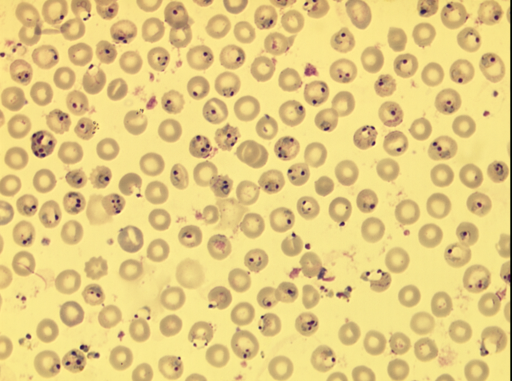
%> input picture a8.tif, 512 x 381 px
$ octave main3_extra.m   (GNU Octave 9; MATLAB toolbox functions it lacks are replaced by stand-ins)
%> lines starting %> are read from the running program, lines starting %| are printed output that depends on the picture; in (x1, y1, x2, y2) boxes, pixels count from 0 and x2, y2 are one past the last pixel; in counts of white or black regions, pixels touching at a corner belong together; the program's own positions count from 1
### generateCoefficients.m

function coefficients = generateCoefficients()
    %generating coefficients
    redChannel = 0;
    blueChannel = 0;
    greenChannel = 0;

    MAX_VALUE = 1;
    iterations = 10;
    coefficients =[];


    for i = (0:iterations)
        if (redChannel + greenChannel + blueChannel < MAX_VALUE)
            coefficients = [coefficients; [redChannel, greenChannel, blueChannel]];
        end
        %1st loop
        for j = (0:iterations)
            greenChannel = greenChannel + 0.1;
                if (redChannel + greenChannel + blueChannel < MAX_VALUE)
                    coefficients = [coefficients; [redChannel, greenChannel, blueChannel]];
                end

                %inner loop
                for s = (0:iterations)
                    blueChannel = blueChannel + 0.1;
                    if (redChannel + greenChannel + blueChannel < MAX_VALUE)
                        coefficients = [coefficients; [redChannel, greenChannel, blueChannel]];
                    end
                end
                blueChannel = 0;
        end

        %2nd loop

        for m = (0:iterations)
            blueChannel = blueChannel + 0.1;
            if (redChannel + greenChannel + blueChannel < MAX_VALUE)
                coefficients = [coefficients; [redChannel, greenChannel, blueChannel]];
            end
        end

        redChannel = redChannel + 0.1;
        greenChannel = 0;
        blueChannel = 0;

    end
end


% histogram calculations
% choose nmax and nmin 255 or 0
% calculate max and min value of current value
%     max of max of i

### bestWeightsWithRms.m
function [bestWeightsWithRms] = bestWeightsWithRms(imgToConvert)
    vals = generateCoefficients();

    bestWeightsWithRms = [];

    rgbImage = imread(imgToConvert);
%> rgbImage is the input picture: size 381x512x3 uint8; mean R, G, B 228.9, 204.1, 131.2

    redChannel = rgbImage(:,:,1); % Red channel
    greenChannel = rgbImage(:,:,2); % Green channel
    blueChannel = rgbImage(:,:,3); % Blue channel
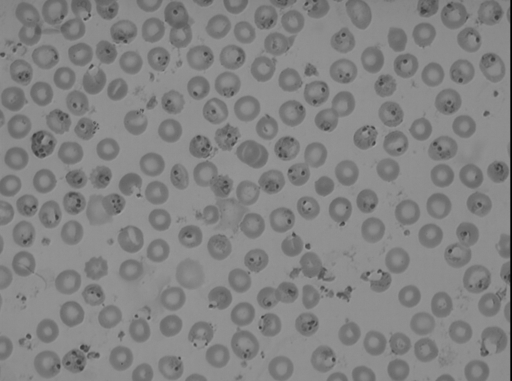
%> blueChannel: size 381x512 uint8; min 0, max 160, mean 131.2


    for i = (1:(size(vals,1)))
        greyScaleImg = vals(i,1) * redChannel + vals (i,2) * greenChannel + vals (i,3) * blueChannel;
        rmsValue = rmsContrast(greyScaleImg);

        bestWeightsWithRms =[bestWeightsWithRms; [rmsValue, vals(i,1), vals(i,2), vals(i,3)]];

    end
%> this loop made 185 passes
%> rmsValue on passes 1, 4, 5: 0, 3.27, 4.25
%> pass 3, in bestWeightsWithRms, `greyScaleImg = vals(i,1) * redChannel + vals (i,2) * greenChannel + va..`:
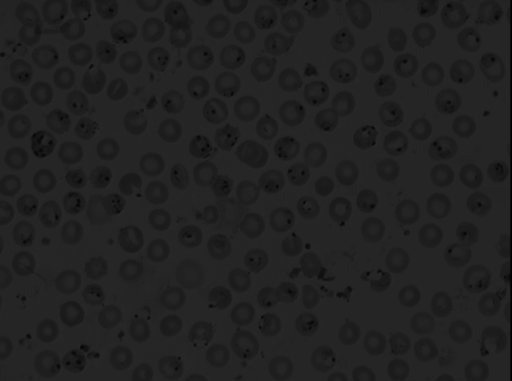
%> greyScaleImg: size 381x512 uint8; min 0, max 41, mean 33.6
%> after the loop, bestWeightsWithRms = 185 rows, first 8: [0 0 0 0; 2.15 0 0.1 0; 2.32 0 0.1 0.1; 3.27 0 0.1 0.2; 4.25 0 0.1 0.3; 5.12 0 0.1 0.4; 6.23 0 0.1 0.5; 6.97 0 0.1 0.6]


    %sorting it out
    bestWeightsWithRms = sortrows(bestWeightsWithRms);
%> bestWeightsWithRms = 185 rows, first 8: [0 0 0 0; 1.43 0.1 0 0; 2.15 0 0.1 0; 2.32 0 0.1 0.1; 2.71 0.2 0 0; 3.27 0 0.1 0.2; 3.55 0 0.2 0; 3.57 0.1 0.1 0]
    bestWeightsWithRms = bestWeightsWithRms(183:185,:);
%> bestWeightsWithRms = [11.77 0.7 0.2 0.1; 11.81 1 0 0; 11.88 0.9 0.1 0]
end

### rmsContrast.m
function RMS = rmsContrast(greyScaleImg)
    greyScaleImgAvg = mean(greyScaleImg(:));

    Isquare = (greyScaleImg - greyScaleImgAvg).^2;
    Isum=sum(sum(Isquare));
    SqrtI = Isum.^0.5;

    [M,N]= size(greyScaleImg);

    RMS = SqrtI / ((M*N).^0.5);
end

### getOptimizedGreyImage.m
function [greyScaleImage,RMS] = getOptimizedGreyImage(img,weightRank)


    imgWeights = bestWeightsWithRms(img);
%> imgWeights = [11.77 0.7 0.2 0.1; 11.81 1 0 0; 11.88 0.9 0.1 0]
    greyScaleImage = getGreyScaleImg(img, imgWeights(weightRank,2:end));
    RMS = imgWeights(weightRank,1);
%> RMS = 11.88


end
%= ans(1,2:end)

### getGreyScaleImg.m
function greyScaleImg = getGreyScaleImg(img,vals)

    img = imread(img);


    redChannel = img(:,:,1); % Red channel
    greenChannel = img(:,:,2); % Green channel
    blueChannel = img(:,:,3); % Blue channel


    greyScaleImg = vals(1) * redChannel + vals (2) * greenChannel + vals (3) * blueChannel;

end

### main3_extra.m
clear all;
close all;
clc;
% use a thresholded image as input (binary image)
I1 = 'a8.tif';       % read image
subplot(2,3,1),imshow(I1),title('Original Image');
% object in the image is represented by white colour
% background is represented by black colour

I2 = getOptimizedGreyImage(I1,3);

I = 255 - I2;                % Invert the image
subplot(2,3,2),imshow(I),title('Inverted Image');
SE = strel('disk',6);     % generate the structuring element
E = imerode(I,SE);          % Perform Erosion Operation
subplot(2,3,3),imshow(E),title('Eroded Image');
D = imdilate(I,SE);          % Perform Dilation Operation
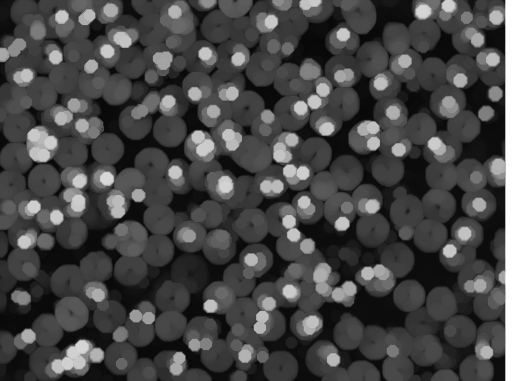
%> D: size 381x512 uint8; min 7, max 255, mean 69.9
subplot(2,3,4),imshow(D),title('Dilated Image');
O = imopen(I,SE);          % Perform Opening Operation
subplot(2,3,5),imshow(O),title('Opened Image');
C = imclose(I,SE);          % Perform Closing Operation
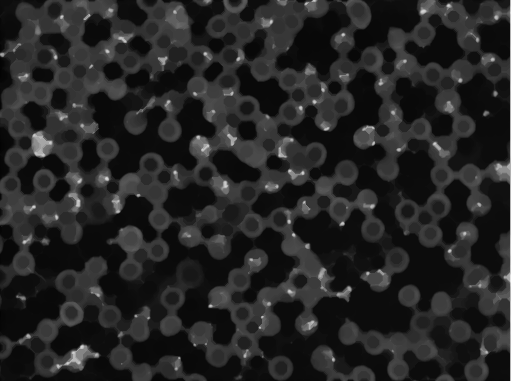
%> C: size 381x512 uint8; min 3, max 255, mean 37.4
subplot(2,3,6),imshow(C),title('Closed Image');


lolz = imopen(O,SE);
lolz2 = imopen(O,SE);
figure, imshow(255 - lolz2),title('opened x3 further');


BW2 = edge(lolz2,'canny');
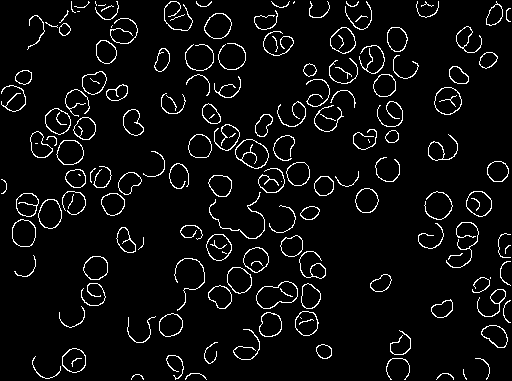
%> BW2: size 381x512 logical; 5.3% white in thin lines or dots


% figure,imshow(BW2),title('edge detection');


SE1 = strel('disk',1);
erodedBW2 = imdilate(BW2,SE1);
%> erodedBW2: size 381x512 logical; 13.7% white in thin lines or dots

figure,imshow(erodedBW2),title('Dilated edge detection');

%labelling


labeledImage = bwlabel(erodedBW2, 8);
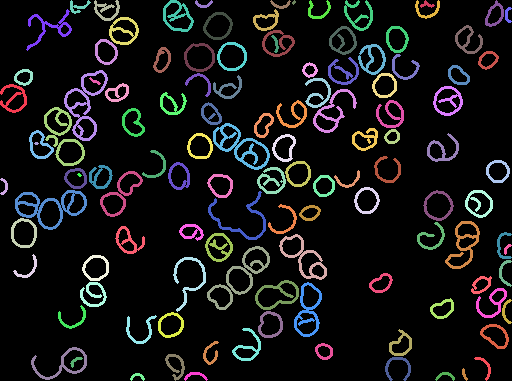
%> labeledImage: size 381x512 double; 119 distinct labels, from 0 to 118; one colour per label, 0 black
% coloredLabels = label2rgb (labeledImage, 'hsv', 'k', 'noshuffle');
% figure,imshow(coloredLabels),title('Labeled Image, from bwlabel()');


captionFontSize = 14;

figure,imshow(I2);
title('Outlines, from bwboundaries()', 'FontSize', captionFontSize);
axis image; % Make sure image is not artificially stretched because of screen's aspect ratio.
hold on;
boundaries = bwboundaries(erodedBW2);
%> boundaries = 249 boundaries; largest, box (x1, y1, x2, y2) and points: (208, 191, 266, 240) 251, (64, 70, 108, 141) 242, (207, 246, 270, 310) 222, (173, 257, 206, 312) 211, (15, 190, 87, 230) 209
numberOfBoundaries = size(boundaries, 1);
%> numberOfBoundaries = 249
for k = 1 : numberOfBoundaries
	thisBoundary = boundaries{k};
	plot(thisBoundary(:,2), thisBoundary(:,1), 'g', 'LineWidth', 1);
end
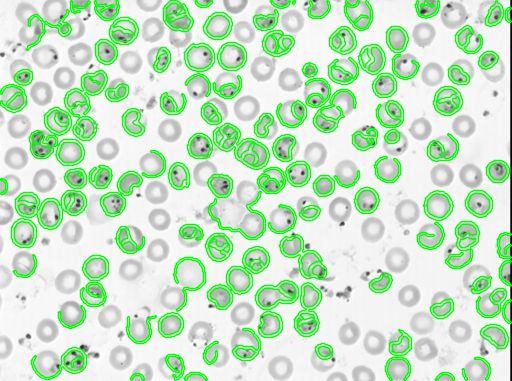
%> figure redrawn from the program's plot data; its title reads 'Outlines, from bwboundaries()'
hold off;

$ run again, with a62.tif copied over a8.tif
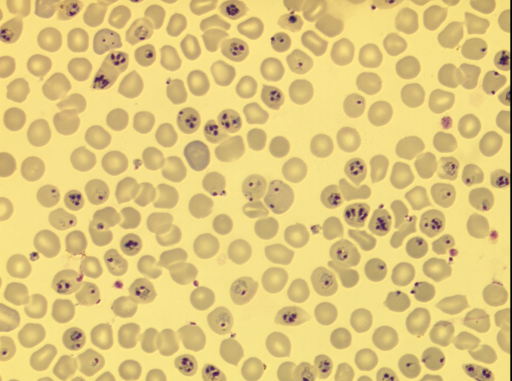
%> input picture a62.tif, 512 x 381 px
%> in bestWeightsWithRms, rgbImage is the input picture: size 381x512x3 uint8; mean R, G, B 224, 199.9, 125.9
%> the loop in bestWeightsWithRms, `for i = (1:(size(vals,1)))` made 185 passes
%> rmsValue on passes 1, 4, 5: 0, 3.6, 4.1
%> after the loop in bestWeightsWithRms, `for i = (1:(size(vals,1)))`: bestWeightsWithRms = 185 rows, first 8: [0 0 0 0; 1.93 0 0.1 0; 2.5 0 0.1 0.1; 3.6 0 0.1 0.2; 4.1 0 0.1 0.3; 5.26 0 0.1 0.4; 5.92 0 0.1 0.5; 6.24 0 0.1 0.6]
%> in bestWeightsWithRms, `bestWeightsWithRms = sortrows(bestWeightsWithRms);`: bestWeightsWithRms = 185 rows, first 8: [0 0 0 0; 1.29 0.1 0 0; 1.93 0 0.1 0; 2.5 0 0.1 0.1; 3.03 0.2 0 0; 3.2 0.1 0.1 0; 3.59 0 0.2 0; 3.6 0 0.1 0.2]
%> in bestWeightsWithRms, `bestWeightsWithRms = bestWeightsWithRms(183:185,:);`: bestWeightsWithRms = [11.13 0.7 0.2 0.1; 11.14 0.1 0.9 0; 11.16 1 0 0]
%> in getOptimizedGreyImage, `RMS = imgWeights(weightRank,1);`: RMS = 11.16
%> BW2: size 381x512 logical; 8.5% white in thin lines or dots
%> erodedBW2: size 381x512 logical; 21.7% white in thin lines or dots
%> `labeledImage = bwlabel(erodedBW2, 8);`:
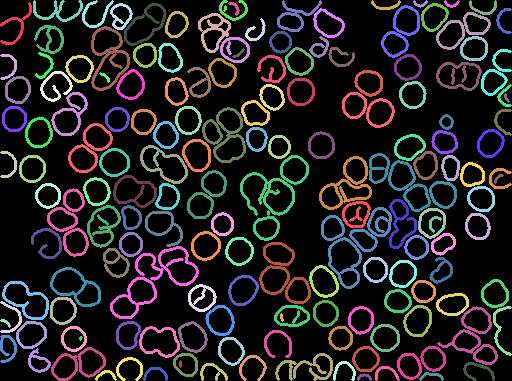
%> labeledImage: size 381x512 double; 162 distinct labels, from 0 to 161; one colour per label, 0 black
%> boundaries = 354 boundaries; largest, box (x1, y1, x2, y2) and points: (240, 155, 309, 241) 388, (110, 246, 199, 319) 372, (321, 207, 392, 289) 333, (369, 153, 457, 212) 307, (275, 353, 333, 381) 273
%> numberOfBoundaries = 354
%> after the loop `for k = 1 : numberOfBoundaries`:
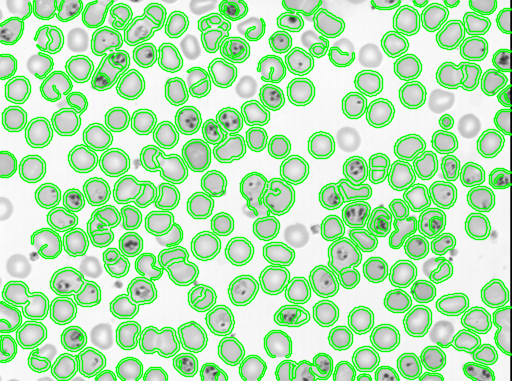
%> figure redrawn from the program's plot data; its title reads 'Outlines, from bwboundaries()'
